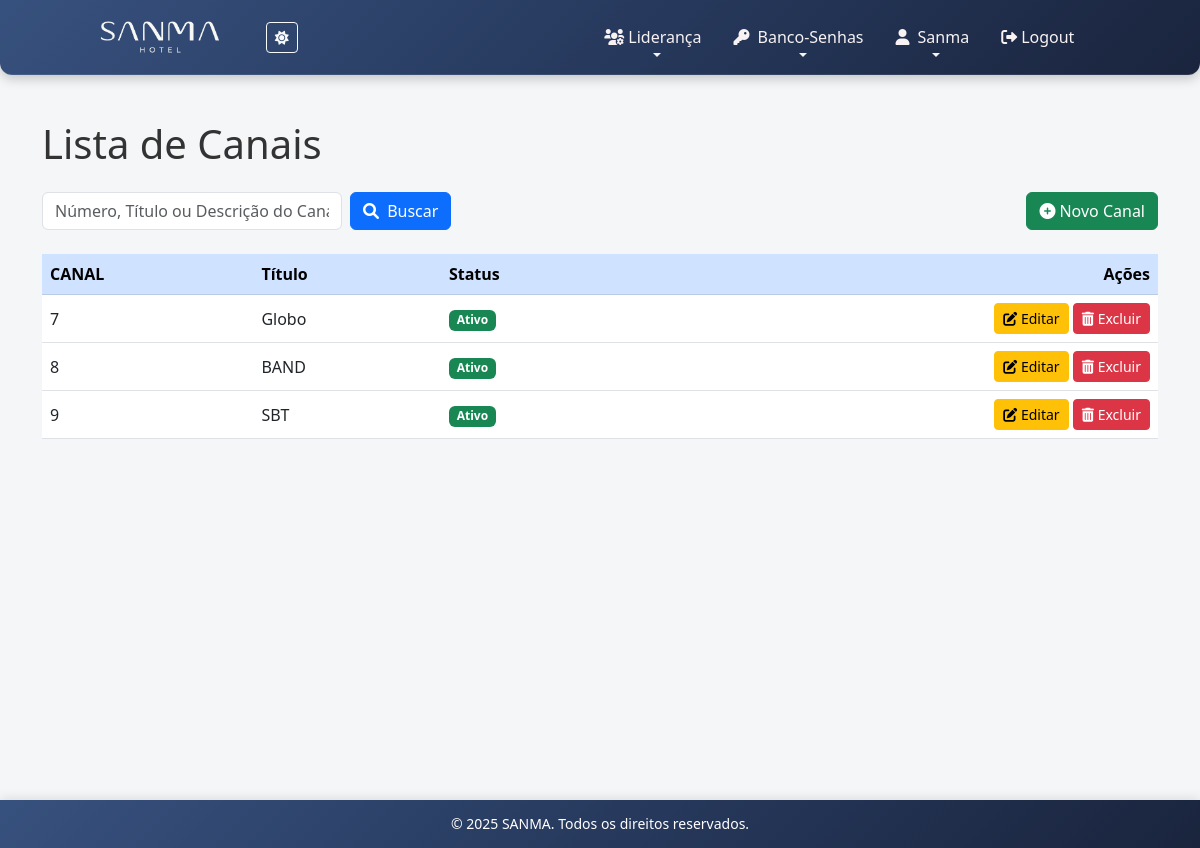
The app's page /canais/canais/ (signed in) with its own data.
### canais/models.py (models this page shows, shortened)
class Canal(models.Model):
    numero = models.IntegerField()
    titulo = models.CharField(max_length=100)
    status = models.BooleanField(default=True)  #true = ativo false inativo.

### canais/views.py (the view)
# urls.py: path('canais/', views.listar_canais, name='listar_canais'),
@login_required
def listar_canais(request):
    search = request.GET.get('search', '').strip()
    if search:
        canais = Canal.objects.filter(
            Q(titulo__icontains=search) | Q(numero__icontains=search)
        )
    else:
        canais = Canal.objects.all()
    context = {
        'canais': canais,
        'request': request,
    }
    return render(request, 'canais/canais/listar_canais.html', context)

### templates/canais/canais/listar_canais.html (shortened to what this page needs)
{% extends 'core/base.html' %}
{% load static %}
{% block content %}
<div class="container mt-4">
    <h1 class="mb-4">Lista de Canais</h1>
    <form method="get" action="{% url 'listar_canais' %}" class="d-flex flex-wrap justify-content-between align-items-center mb-4">
        <div class="d-flex align-items-center">
            <input type="text" name="search" placeholder="Número, Título ou Descrição do Canal" value="{{ request.GET.search }}" class="form-control me-2" style="width: 300px;">
            <button type="submit" class="btn btn-primary">
                <i class="fas fa-search me-1"></i> Buscar
            </button>
        </div>
        <a href="{% url 'criar_canal' %}" class="btn btn-success">
            <i class="fas fa-plus-circle me-1"></i>Novo Canal
        </a>
    </form>
    <div class="table-responsive">
        <table class="table table-hover align-middle">
            <thead class="table-primary">
                <tr>
                    <th scope="col">CANAL</th>
                    <th scope="col">Título</th>
                    <th scope="col">Status</th>
                    <th scope="col" class="text-end">Ações</th>
                </tr>
            </thead>
            <tbody>
                {% for canal in canais %}
                    <tr>
                        <td>{{ canal.numero }}</td>
                        <td>{{ canal.titulo }}</td>
                        <td>
                            {% if canal.status %}
                                <span class="badge bg-success">Ativo</span>
                            {% else %}
                                <span class="badge bg-danger">Inativo</span>
                            {% endif %}
                        </td>
                        <td class="text-end">
                            <a href="{% url 'editar_canal' canal.id %}" class="btn btn-sm btn-warning">
                                <i class="fas fa-edit"></i> Editar
                            </a>
                            <a href="{% url 'excluir_canal' canal.id %}" class="btn btn-sm btn-danger">
                                <i class="fas fa-trash-alt"></i> Excluir
                            </a>
                        </td>
                    </tr>
                {% empty %}
                    <tr>
                        <td colspan="4" class="text-center">Nenhum canal encontrado.</td>
                    </tr>
                {% endfor %}
            </tbody>
        </table>
    </div>
</div>
{% endblock %}

### static/css/base.css (style rules this page uses)
body { background: var(--body-bg); color: var(--text-color-light); transition: background 0.5s ease, color 0.5s ease; min-height: 100vh; padding-bottom: 60px; }

### static/css/theme.css (style rules this page uses)
:root { --painel: linear-gradient(135deg, #37517E 0%, #273A5E 50%, #1A243D 100%); --body-bg: #f4f6f8; --nav-hover: linear-gradient(135deg, #3d4a61 0%, #30405f 50%, #2f3850 100%); --body-dark: linear-gradient(135deg, #1a1a2e 0%, #16213e 100%); --nav-dark: rgba(26, 26, 46, 0.95); --sidebar: linear-gradient(135deg, #37517E 0%, #273A5E 50%, #1A243D 100%); --text-color-light: #333; --heading-color-light: #222; --border-color-light: #e0e0e0; --card-bg-light: #ffffff; --dropdown-bg-light: #ffffff; --dropdown-border-light: #dee2e6; --dropdown-text-light: #212529; --dropdown-hover-bg-light: #f8f9fa; }
body { background: var(--body-bg); color: var(--text-color-light); transition: background 0.3s ease, color 0.3s ease; }

### records on screen
Canal: numero "7", titulo "Globo", status "Ativo"
Canal: numero "8", titulo "BAND", status "Ativo"
Canal: numero "9", titulo "SBT", status "Ativo"

### other values on screen
{{ year|default:2025 }} "2025"
